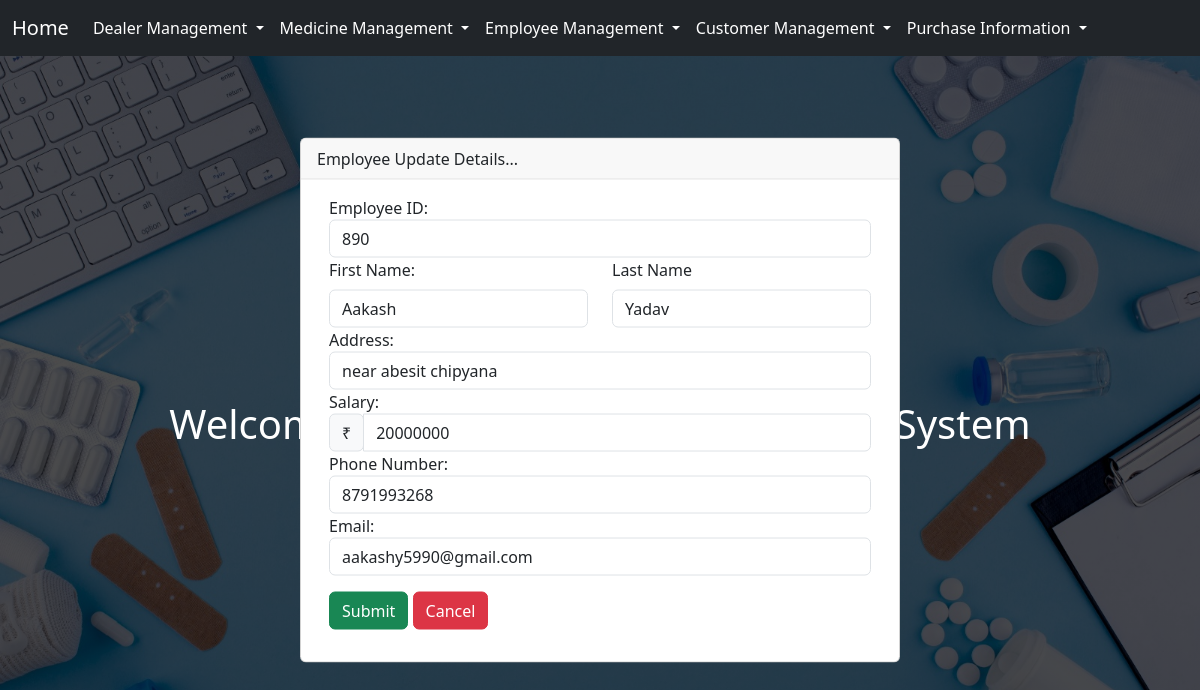
The app's page /1/employee_update, older data.
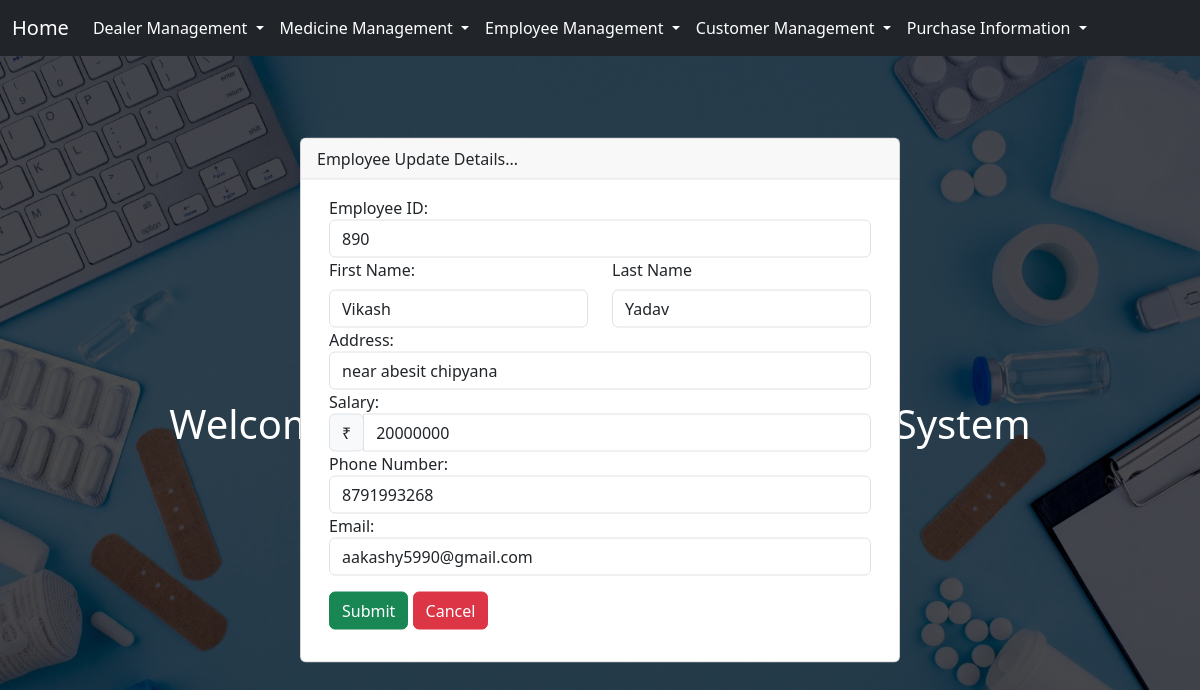
The same page, newer data.
### core/models.py (models this page shows, shortened)
class Employee(models.Model):
    employee_id = models.IntegerField(unique=True)
    employee_first_name = models.CharField(max_length=20)
    employee_last_name = models.CharField(max_length=20)
    employee_address = models.CharField(max_length=20)
    employee_salary = models.IntegerField()
    employee_contact = models.IntegerField()
    employee_email = models.EmailField()
    class Meta:
        ordering = ['employee_id']

### core/views.py (the view)
# urls.py: path('<int:id>/employee_update',views.employee_update,name="employee_update"),
def employee_update(request,id):
    queryset = Employee.objects.get(id=id)
    if request.method == "POST":
        data = request.POST
        employee_id = data.get('employee_id')
        employee_first_name = data.get('employee_first_name')
        employee_last_name = data.get('employee_last_name')
        employee_address = data.get('employee_address')
        employee_salary = data.get('employee_salary')
        employee_contact = data.get('employee_contact')
        employee_email = data.get('employee_email')
        queryset.employee_id = employee_id
        queryset.employee_first_name = employee_first_name
        queryset.employee_last_name = employee_last_name
        queryset.employee_address  = employee_address
        queryset.employee_salary  = employee_salary
        queryset.employee_contact  = employee_contact
        queryset.employee_email  = employee_email
        queryset.save()
        return redirect('home')
    else:
        context = {'queryset':queryset}
        return render(request,'core/updateemployee.html',context)

### core/templates/core/updateemployee.html (shortened to what this page needs)
{% extends "base.html" %}
{% load static %}
{% block style %}
<link rel="stylesheet" href="{% static 'core/css/updatedealer.css' %}">
{% endblock style %}
{% block onload %}
onload="$('#exampleModalCenter').modal('show')"
{% endblock onload %}
{% block medicine %}
<div class="card-container">
    <div class="card">
        <div class="card-header d-flex justify-content-between">
            <p class="d-flex align-items-center">Employee Update Details...</p>
        </div>
        <div class="container main_container">
            <div class="card-body">
                <form class="row" id="card-form" method="POST">
                    <div class="form-group">
                        <label for="employee_id">Employee ID:</label>
                        <input type="number" class="form-control" name="employee_id" value="{{queryset.employee_id}}" placeholder="Enter a unique Id..." required>
                    </div>
                    <div class="col-md-6 form-group">
                        <label for="employee_first_name" class="form-label">First Name:</label>
                        <input type="text" class="form-control" value="{{queryset.employee_first_name}}" name="employee_first_name">
                    </div>
                    <div class="col-md-6 form-group">
                        <label for="employee_last_name" class="form-label">Last Name</label>
                        <input type="text" class="form-control" value="{{queryset.employee_last_name}}" name="employee_last_name">
                    </div>
                    <div class="form-group">
                        <label for="employee_address">Address:</label>
                        <input type="text" class="form-control" value="{{queryset.employee_address}}" name="employee_address" required>
                    </div>
                    <div class="form-group">
                        <label for="employee_salary">Salary:</label>
                        <div class="input-group">
                            <div class="input-group-prepend">
                                <span class="input-group-text">₹</span>
                            </div>
                            <input type="text" class="form-control" id="employee_salary" value="{{queryset.employee_salary}}" name="employee_salary" placeholder="Enter salary" value="{{ request.POST.employee_salary|default_if_none:'' }}">
                        </div>
                    </div>
                    <div class="form-group">
                        <label for="employee_contact">Phone Number:</label>
                        <input type="number" class="form-control" name="employee_contact" value="{{queryset.employee_contact}}" required>
                    </div>
                    <div class="form-group">
                        <label for="employee_email">Email:</label>
                        <input type="email" class="form-control" name="employee_email" value="{{queryset.employee_email}}" required>
                    </div>
                    <div class="col-12 my-3">
                        <button type="submit" class="btn btn-success">Submit</button>
                        <a href="{% url 'home' %}" class="btn btn-danger">Cancel</a>
                    </div>
                </form>
            </div>
        </div>
    </div>
</div>
{% endblock medicine %}

Row changes from the older to the newer data that the page shows:
changed Employee "Yadav": employee_first_name "Aakash" → "Vikash"
